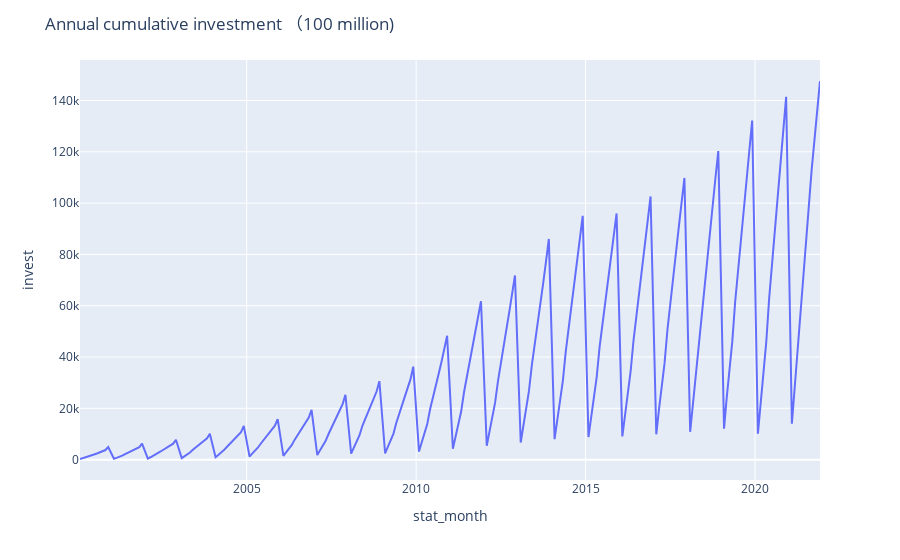

Notebook cell for this chart:
### Code cell
# Annual cumulative investment （100 million）
fig_annual_cumulative_invest = px.line(df_mac_industry_estate_invest_month, x='stat_month', y="invest")
fig_annual_cumulative_invest.update_layout(title = 'Annual cumulative investment （100 million)')
fig_annual_cumulative_invest.show()

### Figure 1 — Plotly figure (JSON) as saved in the notebook; plotly's stock layout.template omitted (floating-point values rounded to 4 significant figures; data arrays with more than 128 entries replaced by an {"elided": "..."} marker saying what was removed)
{"data": [{"hovertemplate": "stat_month=%{x}<br>invest=%{y}<extra></extra>", "legendgroup": "", "line": {"color": "#636efa", "dash": "solid"}, "marker": {"symbol": "circle"}, "mode": "lines", "name": "", "orientation": "v", "showlegend": false, "type": "scatter", "x": {"elided": "242 str values"}, "xaxis": "x", "y": {"elided": "242 float values"}, "yaxis": "y"}], "layout": {"autosize": true, "legend": {"tracegroupgap": 0}, "margin": {"t": 60}, "title": {"text": "Annual cumulative investment （100 million)"}, "xaxis": {"anchor": "y", "autorange": true, "domain": [0, 1], "range": ["2000-02-01", "2021-12-01"], "title": {"text": "stat_month"}, "type": "date"}, "yaxis": {"anchor": "x", "autorange": true, "domain": [0, 1], "range": [-7940.0, 155800.0], "title": {"text": "invest"}, "type": "linear"}}}
